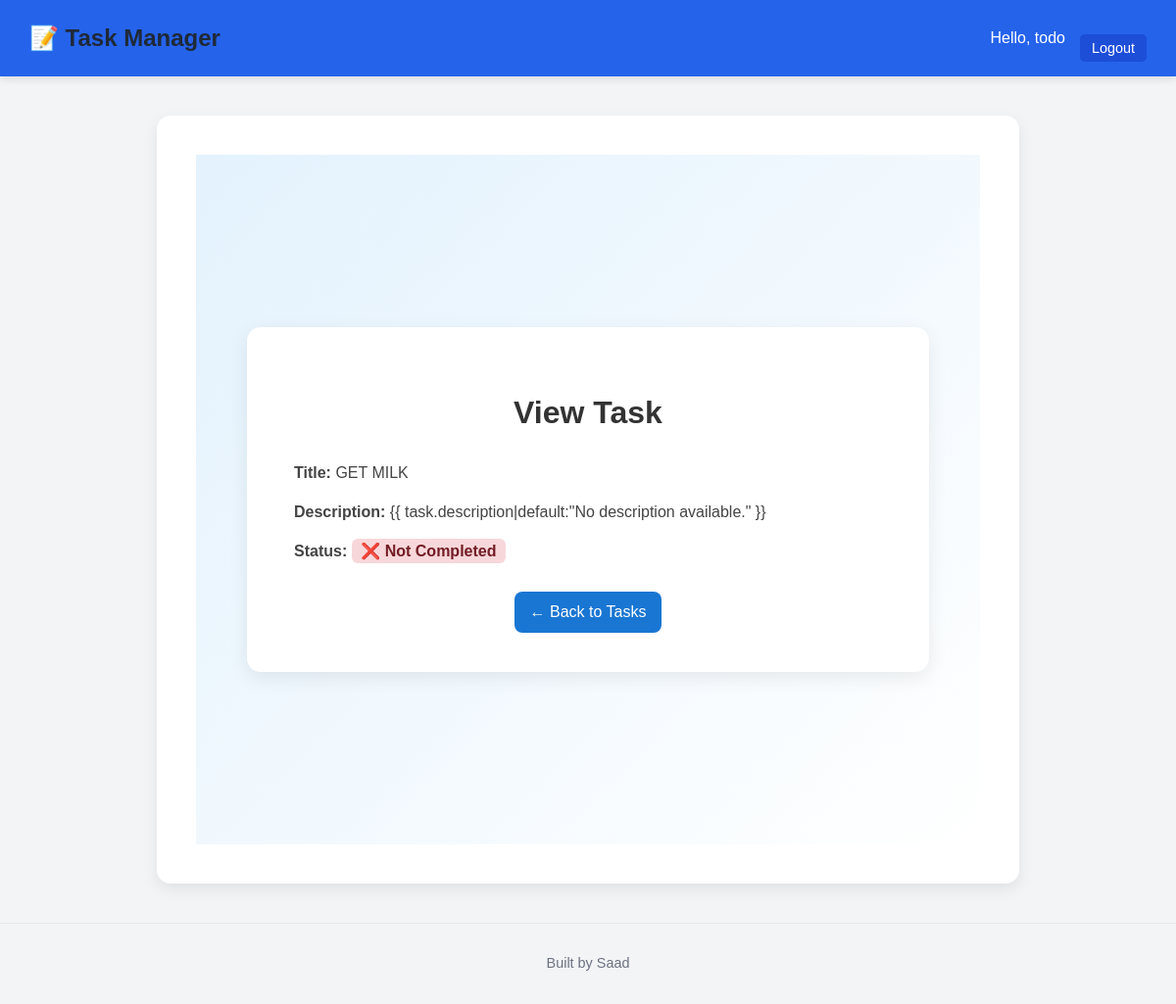
Before: /task/3/ (signed in) with the older database file.
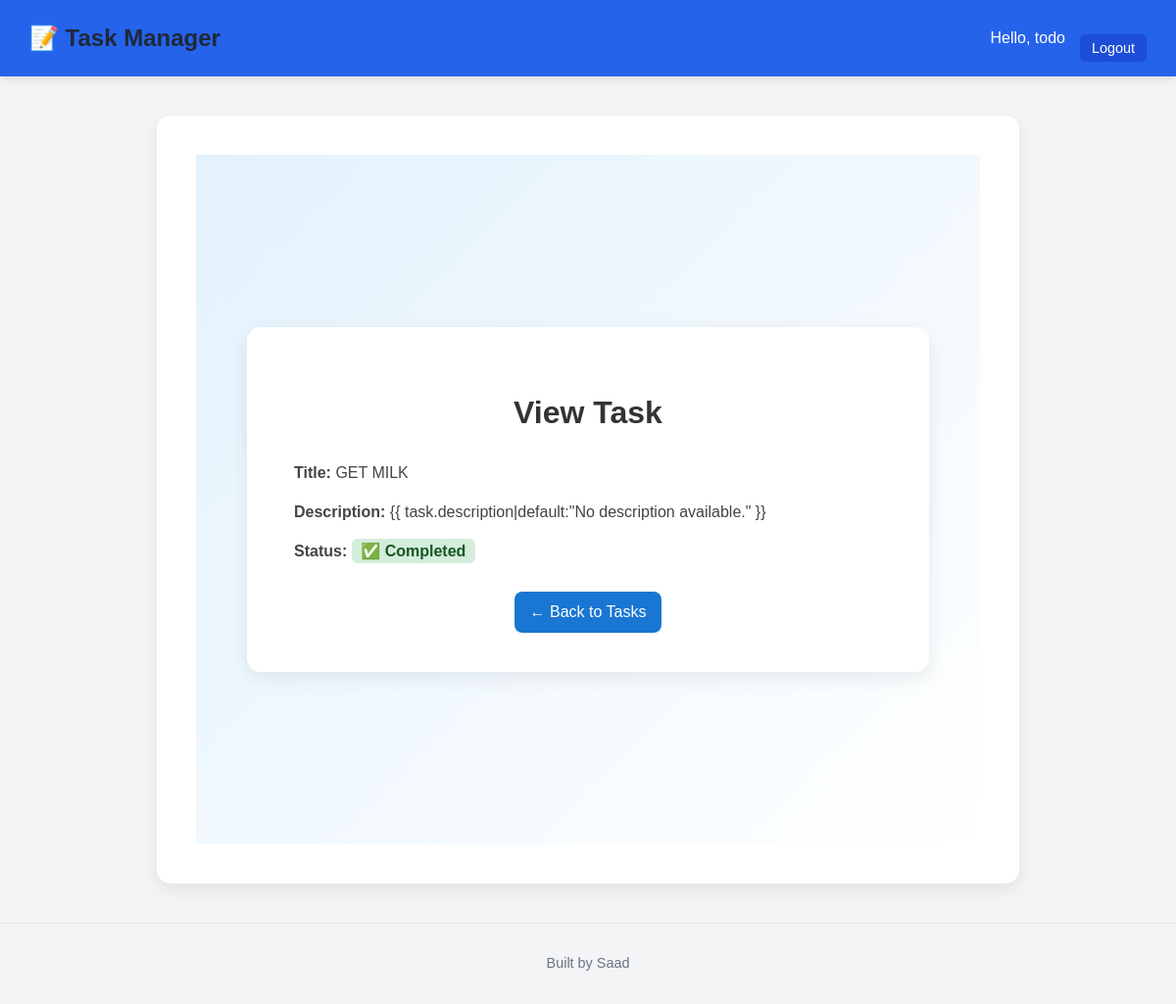
After: the same page with the newer database file.
### base/views.py (the view)
# urls.py: path('task/<int:pk>/', TaskDetail.as_view(), name='task_detail'),
class TaskDetail(LoginRequiredMixin,DetailView):
    model=Task
    context_object_name = 'task'

### base/templates/base/task_detail.html
{% extends 'base/base.html' %} {% block title %}View Task{% endblock %} {% block content %}
<div class="task-detail-container">
  <div class="task-card">
    <h1 class="task-title">View Task</h1>
    <div class="task-info">
      <p><strong>Title:</strong> {{ task.title }}</p>
      <p>
        <strong>Description:</strong> {{ task.description|default:"No
        description available." }}
      </p>
      <p>
        <strong>Status:</strong>
        {% if task.complete %}
        <span class="status complete">✅ Completed</span>
        {% else %}
        <span class="status incomplete">❌ Not Completed</span>
        {% endif %}
      </p>
    </div>
    <div class="actions">
      <a href="{% url 'tasks' %}" class="back-link">← Back to Tasks</a>
    </div>
  </div>
</div>
{% endblock %}

Changed rows visible on the page:
changed Task "GET MILK": complete False → True (drawn)
Other visible differences:
text no longer shown: "❌ Not Completed"
text now shown: "✅ Completed"
